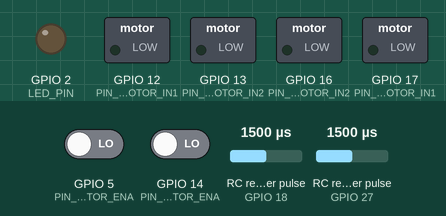
Bench run of a program on a simulated ESP32. Parts: switched loads named in the program (green lamp = pin HIGH), output pins drawn as LEDs (lit = HIGH). Wiring (inferred from the names in the program): 2 × RC receiver channel: data GPIO 18 / data GPIO 27. The test bench sets the inputs (shaded band); at power-on: GPIO 5 (PIN_LEFT_MOTOR_ENA) LOW, GPIO 14 (PIN_RIGHT_MOTOR_ENA) LOW, RC receiver pulse (sensors on GPIO 18, GPIO 27) 1500 µs. The ROS host is connected and sends only what is stated.

Above: at 0.1 s.
At 2.1 s:
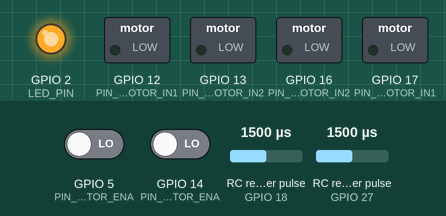
Timing chart, 0 to 3.6 s (numbered marks = the images above):
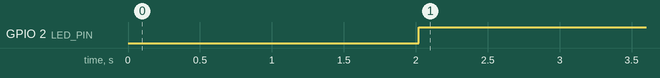

The program:

main.cpp
```cpp
#include <Arduino.h>
#include <micro_ros_platformio.h>

#include <rcl/rcl.h>
#include <rclc/rclc.h>
#include <rclc/executor.h>

#include <std_msgs/msg/int32.h>
#include <std_msgs/msg/float64.h>

#include "../include/HardwareManager.hpp"

#if !defined(MICRO_ROS_TRANSPORT_ARDUINO_SERIAL)
#error This example is only avaliable for Arduino framework with serial transport.
#endif
#include <exception>

#define NODE_NAME "esp32_bridge"
#define NAMESPACE "esp32"

hardware_component::HardwareManager hardwareManager;

rclc_executor_t executor;
rclc_support_t support;
rcl_allocator_t allocator;
rcl_node_t node;
rcl_timer_t timer;

void timer_callback(rcl_timer_t * timer, int64_t last_call_time) {
  RCLC_UNUSED(last_call_time);

  if (timer != NULL) {
    hardwareManager.update();
  }
}

bool is_agent_connected(int timeout_ms = 500, uint8_t attempts = 5){
  // Ping the agent
  rmw_ret_t ping_result = rmw_uros_ping_agent(timeout_ms, attempts);

  return ping_result == RMW_RET_OK;
}

void setup() {

  // ===== Boilerplate =====

    // Configure serial transport
    Serial.begin(115200);
    set_microros_serial_transports(Serial);
    delay(2000);

    allocator = rcl_get_default_allocator();

    // create init_options
    RCCHECK(rclc_support_init(&support, 0, NULL, &allocator));

    // create node
    RCCHECK(rclc_node_init_default(&node, NODE_NAME, NAMESPACE, &support));

    // create timer,
    const unsigned int timer_timeout = 20;
    RCCHECK(rclc_timer_init_default(
      &timer,
      &support,
      RCL_MS_TO_NS(timer_timeout),
      timer_callback));

    // create executor
    RCCHECK(rclc_executor_init(&executor, &support.context, hardwareManager.getNumberOfHandles(), &allocator));
    RCCHECK(rclc_executor_add_timer(&executor, &timer));

  // ===== Custom Code =====

    // Initialize Hardwaremanager
    hardwareManager.initialize(&node, &executor);
}

void loop() {
  // Spin ROS
  RCCHECK(rclc_executor_spin_some(&executor, RCL_MS_TO_NS(10)));

  // Handle enabling status
  hardwareManager.toggleEnabled(is_agent_connected());
}
```

Constants.hpp
```cpp
#ifndef CONSTANTS_HPP
#define CONSTANTS_HPP

struct SensoredMotorID{
    int enA, in1, in2; // L298N Channels
    int chA, chB; // Encoder Channels
}; // struct SensoredMotorID

const int TIMEOUT_MS = 500;
const int PWM_HERTZ = 100000; // 10 kHz
const int PWM_RESOLUTION = 8; // bits
const int MAX_DUTY_CYCLE = (int)(pow(2, PWM_RESOLUTION) - 1);

namespace MotorConstants{
    const int ENCODER_CPR = 12 * 4; //12ppr, 4 per
    const int GEAR_RATIO = 45;
    const int OUTPUT_SHAFT_CPR = ENCODER_CPR * GEAR_RATIO;
    const int MAX_RPM = 130;

    //robot specific stuff

        // Left L298N Configuration
        const int INDEX_LEFT_MOTOR = 0; // 0, 1
        const int PIN_LEFT_MOTOR_ENA = 5;
        const int PIN_LEFT_MOTOR_IN1 = 17;
        const int PIN_LEFT_MOTOR_IN2 = 16;

        // Left Quadrature Encoder Configuration
        const int PIN_LEFT_MOTOR_CHA = 19;
        const int PIN_LEFT_MOTOR_CHB = 18;

        // ID Struct
        const SensoredMotorID LEFT_MOTOR_ID = {
            .enA = PIN_LEFT_MOTOR_ENA,
            .in1 = PIN_LEFT_MOTOR_IN1,
            .in2 = PIN_LEFT_MOTOR_IN2,

            .chA = PIN_LEFT_MOTOR_ENA,
            .chB = PIN_LEFT_MOTOR_CHB
        };

        // Right L298N Configuration
        const int INDEX_RIGHT_MOTOR = 2; // 2, 3
        const int PIN_RIGHT_MOTOR_ENA = 14;
        const int PIN_RIGHT_MOTOR_IN1 = 12;
        const int PIN_RIGHT_MOTOR_IN2 = 13;

        // Right Quadrature Encoder Configuration
        const int PIN_RIGHT_MOTOR_CHA = 26;
        const int PIN_RIGHT_MOTOR_CHB = 27;

        // ID Struct
        const SensoredMotorID RIGHT_MOTOR_ID = {
            .enA = PIN_RIGHT_MOTOR_ENA,
            .in1 = PIN_RIGHT_MOTOR_IN1,
            .in2 = PIN_RIGHT_MOTOR_IN2,

            .chA = PIN_RIGHT_MOTOR_ENA,
            .chB = PIN_RIGHT_MOTOR_CHB
        };
}

#endif // CONSTANTS_HPP
```

HardwareManager.hpp
```cpp
#ifndef HARDWAREMANAGER_HPP
#define HARDWAREMANAGER_HPP

#include "devices/motor_controller.hpp"
#include "util/builtin_led.hpp"
#include "Constants.hpp"
#include <vector>

namespace hardware_component{

    class HardwareManager{

        public:

            HardwareManager() :
                left_motor("left_motor", MotorConstants::INDEX_LEFT_MOTOR, MotorConstants::LEFT_MOTOR_ID),
                right_motor("right_motor", MotorConstants::INDEX_RIGHT_MOTOR, MotorConstants::RIGHT_MOTOR_ID){}

            void initialize(rcl_node_t* node, rclc_executor_t* executor){

                for(MotorController* motor : motors){
                    motor->initialize(node, executor);
                }

                status_light.initialize();
            }

            void update(){
                for(MotorController* motor : motors){
                    motor->update(enabled);
                }

                if(enabled)
                    status_light.turn_on();
                else
                    status_light.turn_off();
            }

            void toggleEnabled(bool toggle){
                enabled = toggle;
            }

            bool isEnabled(){
                return enabled;
            }

            int getNumberOfHandles(){
                int sum = 1; // 1 for the timer

                for(MotorController* motor : motors){
                    sum += motor->getNumberOfHandles();
                }
                return sum;
            }

        private:
            MotorController left_motor;
            MotorController right_motor;

            BuiltinLED status_light;

            std::vector<MotorController*> motors = {
                &left_motor,
                &right_motor
            };

            bool enabled = true;
    };

}

#endif
```

encoder.hpp
```cpp
#ifndef ENCODER_HPP
#define ENCODER_HPP

namespace hardware_component{

    class Encoder{

        public:
            virtual ~Encoder(){}

            virtual void initialize(){}

            virtual void update(){}

            virtual double get_position(){return 0;}

            virtual double get_velocity(){return 0;}


    }; // class Encoder
} // namespace hardware_component

#endif // ENCODER_HPP
```

l298n.hpp
```cpp
#ifndef L298N_HPP
#define L298N_HPP

#include "base/driver.hpp"
#include "Constants.hpp"
#include <esp32-hal-ledc.h>
#include <esp32-hal-gpio.h>
#include <Arduino.h>
namespace hardware_component{

    class L298N : public Driver{

        public:

            /**
             * @brief Creates a new driver object for the L298N motor driver
             *
             * @param _index Starting index for the PWM channel
             * @param _in1 Input 1 pin
             * @param _in2 Input 2 pin
             */
            L298N(int _index, int _enA, int _in1, int _in2) : Driver(){
                enA = _enA;
                in1 = _in1;
                in2 = _in2;

                c_in1 = _index;
                c_in2 = _index + 1;

            }

            void initialize() override{
                pinMode(enA, OUTPUT);

                //setup pins for pwm control
                ledcSetup(c_in1, PWM_HERTZ, PWM_RESOLUTION);
                ledcSetup(c_in2, PWM_HERTZ, PWM_RESOLUTION);

                //attach pins
                ledcAttachPin(in1, c_in1);
                ledcAttachPin(in2, c_in2);
            }

            void set_percent(double request) override{

                //out of bounds protection
                if(request > 1)
                    request = 1;
                else if(request < -1)
                    request = -1;

                if(request > 0){
                    digitalWrite(enA, HIGH);
                    ledcWrite(in1, map(abs(request) * 1000, 0, 1000, 0, MAX_DUTY_CYCLE));
                    ledcWrite(in2, 0);
                }
                else if(request < 0){
                    digitalWrite(enA, HIGH);
                    ledcWrite(in1, 0);
                    ledcWrite(in2, map(abs(request) * 1000, 0, 1000, 0, MAX_DUTY_CYCLE));
                }
                else{
                    digitalWrite(enA, LOW);
                    ledcWrite(in1, 0);
                    ledcWrite(in2, 0);
                }
            }

            void stop() override{
                set_percent(0);
            }

            void brake(){
                digitalWrite(enA, HIGH);
                ledcWrite(in1, MAX_DUTY_CYCLE);
                ledcWrite(in2, MAX_DUTY_CYCLE);
            }


        private:

            int enA, in1, in2;
            int c_in1, c_in2;


    }; // class L298N

} // namespace hardware_component

#endif
```

motor.hpp
```cpp
#ifndef MOTOR_HPP
#define MOTOR_HPP

#include <string>
#include "../Constants.hpp"
#include <esp32-hal-ledc.h>
#include <Arduino.h>
#include "l298n.hpp"
#include "quadrature_encoder.hpp"

namespace hardware_component{

    class Motor{

        public:

            Driver *driver = nullptr;
            Encoder *encoder = nullptr;

            bool inverted = false;
            double command = 0;

            Motor(bool fake){
                if(fake){
                    driver = new Driver();
                    encoder = new Encoder();
                }
            }

            void link_driver(Driver* _driver){
                driver = _driver;
            }

            void link_encoder(Encoder* _encoder){
                encoder = _encoder;
            }

            void initialize(){
                driver->initialize();
                encoder->initialize();
            }

            void update(bool enabled){
               encoder->update();

                if(enabled)
                    set_percent(command);
                else
                    stop();
            }

            void stop(){
                driver->stop();
            }

            void set_command(double request){
                command = request;
            }

        private:

            void set_percent(double request){
                request *= inverted ? -1 : 1;

                driver->set_percent(request);
            }

    }; // class Motor
} // namespace hardware_component

#endif
```

motor_controller.hpp
```cpp
#ifndef MOTOR_CONTROLLER_HPP
#define MOTOR_CONTROLLER_HPP

#include <rcl/rcl.h>
#include <rcl/error_handling.h>
#include <rclc/rclc.h>
#include <rclc/executor.h>

#include <std_msgs/msg/int32.h>
#include <std_msgs/msg/float64.h>

#include "motor.hpp"
#include "quadrature_encoder.hpp"
#include "l298n.hpp"
#include "../util/Utility.hpp"
#include "../Constants.hpp"

#define RCCHECK(fn) { rcl_ret_t temp_rc = fn; if((temp_rc != RCL_RET_OK)){error_loop();}}
#define RCSOFTCHECK(fn) { rcl_ret_t temp_rc = fn; if((temp_rc != RCL_RET_OK)){}}

// Error handle loop
void error_loop() {
  while(1) {
    delay(100);
  }
}

namespace hardware_component{

    class MotorController{

        public:

            std::string name;

            rcl_publisher_t positionPublisher, velocityPublisher;
            std_msgs__msg__Float64 positionMessage, velocityMessage, commandMessage;

            rcl_subscription_t commandSubscriber;


            MotorController(std::string name, int index, int enA, int in1, int in2, int chA, int chB) :
                name(name),
                motor(false),
                encoder(chA, chB),
                driver(index, enA, in1, in2){
                    commandMessage.data = 0;
                }

            MotorController(std::string name, int index, SensoredMotorID id) :
                MotorController(name, index, id.enA, id.in1, id.in2, id.chA, id.chB){}

            void initialize(rcl_node_t* node, rclc_executor_t* executor){
                motor.link_driver(&driver);
                motor.link_encoder(&encoder);
                motor.initialize();

                RCCHECK(rclc_publisher_init_best_effort(
                    &positionPublisher,
                    node,
                    ROSIDL_GET_MSG_TYPE_SUPPORT(std_msgs, msg, Float64),
                    (name + "/position").c_str()
                ));

                RCCHECK(rclc_publisher_init_best_effort(
                    &velocityPublisher,
                    node,
                    ROSIDL_GET_MSG_TYPE_SUPPORT(std_msgs, msg, Float64),
                    (name + "/velocity").c_str()
                ));

                RCCHECK(rclc_subscription_init_best_effort(
                    &commandSubscriber,
                    node,
                    ROSIDL_GET_MSG_TYPE_SUPPORT(std_msgs, msg, Float64),
                    (name + "/command").c_str()
                ));

                RCCHECK(rclc_executor_add_subscription(
                    executor,
                    &commandSubscriber,
                    &commandMessage,
                    [](const void * msgin) -> void{},
                    ON_NEW_DATA
                ));
            }

            void update(bool enabled){
                motor.update(enabled);

                positionMessage.data = encoder.get_position();
                velocityMessage.data = encoder.get_velocity();

                motor.set_command(commandMessage.data);

                RCSOFTCHECK(rcl_publish(&positionPublisher, &positionMessage, NULL));
                RCSOFTCHECK(rcl_publish(&velocityPublisher, &velocityMessage, NULL));
            }

            int getNumberOfHandles(){
                return 1; // subscriber
            }

            private:
                Motor motor;
                QuadratureEncoder encoder;
                L298N driver;

    }; // class MotorController
} // namespace hardware_component

#endif
```

quadrature_encoder.hpp
```cpp
#ifndef QUADRATURE_ENCODER_HPP
#define QUADRATURE_ENCODER_HPP

#include <string>
#include "../Constants.hpp"
#include <esp32-hal-ledc.h>
#include <Arduino.h>
#include "../util/Utility.hpp"
#include <map>
#include "esp_timer.h"
#include <FunctionalInterrupt.h>
#include "base/encoder.hpp"

namespace hardware_component{

    class QuadratureEncoder : public Encoder{

        private:
            int channelA, channelB;

            Utility::TimestampedNumber previousPosition;
            Utility::TimestampedNumber positionRaw;

            Utility::TimestampedNumber position;
            Utility::TimestampedNumber velocity;

        public:
            double countsPerRevolution = 1.0;
            double sensorToMechanismRatio = 1.0;
            bool inverted = false;


            QuadratureEncoder(int channelA, int channelB) :
                channelA(channelA),
                channelB(channelB){

                    //set default values for position and velocity so that it doesn't freak out initially
                    double time = esp_timer_get_time() / 1000000;
                    previousPosition.timestamp = time;
                    position.timestamp = time;
                    velocity.timestamp = time;
            }

            void initialize() override{
                pinMode(channelA, INPUT_PULLDOWN);
                pinMode(channelB, INPUT_PULLDOWN);

                attachInterrupt(digitalPinToInterrupt(channelA), [this](){handleA();}, CHANGE);
                attachInterrupt(digitalPinToInterrupt(channelB), [this](){handleB();}, CHANGE);
            }

            double get_position() override{
                return position.value;
            }

            double get_velocity() override{
                return velocity.value;
            }

            void handleA(){
                if(digitalRead(channelA) == HIGH){
                    if(digitalRead(channelB) == LOW)
                        positionRaw.value += 1;
                    else if (digitalRead(channelB) == HIGH)
                        positionRaw.value -= 1;
                }

                else if(digitalRead(channelA) == LOW){
                    if(digitalRead(channelB) == HIGH)
                        positionRaw.value += 1;
                    else if (digitalRead(channelB) == LOW)
                        positionRaw.value -= 1;
                }
            }

            void handleB(){
                if(digitalRead(channelB) == HIGH){
                    if(digitalRead(channelA) == HIGH)
                        positionRaw.value += 1;
                    else if (digitalRead(channelA) == LOW)
                        positionRaw.value -= 1;
                }

                else if(digitalRead(channelB) == LOW){
                    if(digitalRead(channelA) == LOW)
                        positionRaw.value += 1;
                    else if (digitalRead(channelA) == HIGH)
                        positionRaw.value -= 1;
                }
            }

            /**
             * this NEEDS some sort of delay for it to work properly
             */
            void update() override{
                double time = (double)esp_timer_get_time() / 1000000.0;

                //counts / cpr = motor rotations
                //motor rotations * sensorToMechRatio = total
                double invertedCoef = inverted ? -1 : 1;

                position.value = invertedCoef * 2 * M_PI * (positionRaw.value / countsPerRevolution) / sensorToMechanismRatio;
                position.timestamp = time;

                positionRaw.timestamp = time;

                velocity.value = invertedCoef * 2 * M_PI * (positionRaw.getRate(previousPosition) / countsPerRevolution) / sensorToMechanismRatio;
                velocity.timestamp = time;

                previousPosition = positionRaw;
            }

    };
}

#endif
```

Utility.hpp
```cpp
#ifndef UTILITY_HPP
#define UTILITY_HPP

namespace Utility{

    struct TimestampedNumber{
        double value;
        double timestamp;

        /**
         * Two number pair for storing timestamps, in SECONDS
         */
        TimestampedNumber(double value, double timestamp) : value(value), timestamp(timestamp){}
        TimestampedNumber() : value(0), timestamp(0){}

        double getRate(TimestampedNumber next){
            double dv = next.value - this->value;
            double dt = next.timestamp - this->timestamp;

            return dv / dt;
        }
    };
}

#endif
```

builtin_led.hpp
```cpp
#ifndef BUILTIN_LED_HPP
#define BUILTIN_LED_HPP

#include <Arduino.h>
#include "led.hpp"

#define LED_PIN 2

class BuiltinLED : public LED{

    private:

    public:

        BuiltinLED() : LED(LED_PIN){}
};


#endif
```

Source omitted: led.hpp (464 bytes), driver.hpp (368 bytes)

Measured:
- by itself, GPIO 2 (LED_PIN): LOW → HIGH at 2.0 s
